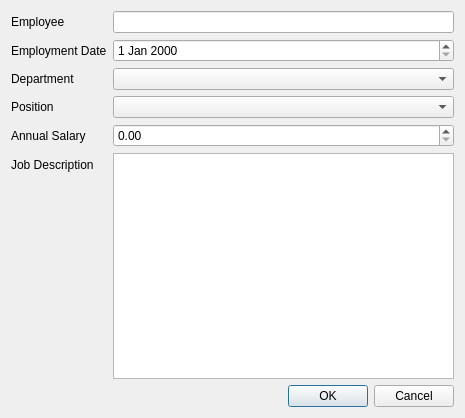
<?xml version="1.0" encoding="UTF-8"?>
<ui version="4.0">
 <class>Dialog</class>
 <widget class="QDialog" name="Dialog">
  <property name="geometry">
   <rect>
    <x>0</x>
    <y>0</y>
    <width>465</width>
    <height>418</height>
   </rect>
  </property>
  <property name="windowTitle">
   <string>Dialog</string>
  </property>
  <layout class="QVBoxLayout" name="verticalLayout">
   <item>
    <layout class="QFormLayout" name="formLayout">
     <item row="0" column="0">
      <widget class="QLabel" name="label">
       <property name="text">
        <string>Employee</string>
       </property>
      </widget>
     </item>
     <item row="0" column="1">
      <widget class="QLineEdit" name="lineEdit"/>
     </item>
     <item row="1" column="0">
      <widget class="QLabel" name="label_2">
       <property name="text">
        <string>Employment Date</string>
       </property>
      </widget>
     </item>
     <item row="1" column="1">
      <widget class="QDateEdit" name="dateEdit"/>
     </item>
     <item row="2" column="0">
      <widget class="QLabel" name="label_3">
       <property name="text">
        <string>Department</string>
       </property>
      </widget>
     </item>
     <item row="2" column="1">
      <widget class="QComboBox" name="comboBox"/>
     </item>
     <item row="3" column="0">
      <widget class="QLabel" name="label_4">
       <property name="text">
        <string>Position</string>
       </property>
      </widget>
     </item>
     <item row="3" column="1">
      <widget class="QComboBox" name="comboBox_2"/>
     </item>
     <item row="4" column="0">
      <widget class="QLabel" name="label_5">
       <property name="text">
        <string>Annual Salary</string>
       </property>
      </widget>
     </item>
     <item row="4" column="1">
      <widget class="QDoubleSpinBox" name="doubleSpinBox"/>
     </item>
     <item row="5" column="0">
      <widget class="QLabel" name="label_6">
       <property name="text">
        <string>Job Description</string>
       </property>
      </widget>
     </item>
     <item row="5" column="1">
      <widget class="QTextEdit" name="textEdit"/>
     </item>
    </layout>
   </item>
   <item>
    <widget class="QDialogButtonBox" name="buttonBox">
     <property name="orientation">
      <enum>Qt::Horizontal</enum>
     </property>
     <property name="standardButtons">
      <set>QDialogButtonBox::Cancel|QDialogButtonBox::Ok</set>
     </property>
    </widget>
   </item>
  </layout>
 </widget>
 <tabstops>
  <tabstop>lineEdit</tabstop>
  <tabstop>dateEdit</tabstop>
  <tabstop>comboBox</tabstop>
  <tabstop>comboBox_2</tabstop>
  <tabstop>doubleSpinBox</tabstop>
  <tabstop>textEdit</tabstop>
 </tabstops>
 <resources/>
 <connections>
  <connection>
   <sender>buttonBox</sender>
   <signal>accepted()</signal>
   <receiver>Dialog</receiver>
   <slot>accept()</slot>
   <hints>
    <hint type="sourcelabel">
     <x>248</x>
     <y>254</y>
    </hint>
    <hint type="destinationlabel">
     <x>157</x>
     <y>274</y>
    </hint>
   </hints>
  </connection>
  <connection>
   <sender>buttonBox</sender>
   <signal>rejected()</signal>
   <receiver>Dialog</receiver>
   <slot>reject()</slot>
   <hints>
    <hint type="sourcelabel">
     <x>316</x>
     <y>260</y>
    </hint>
    <hint type="destinationlabel">
     <x>286</x>
     <y>274</y>
    </hint>
   </hints>
  </connection>
 </connections>
</ui>
